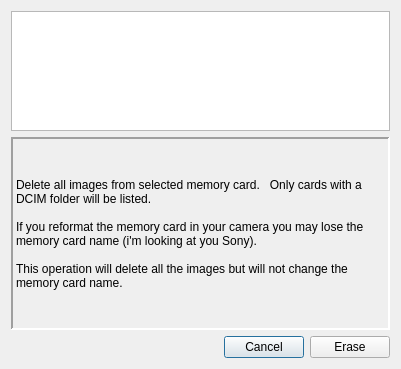
<?xml version="1.0" encoding="UTF-8"?>
<ui version="4.0">
 <class>EraseMemCardDlg</class>
 <widget class="QDialog" name="EraseMemCardDlg">
  <property name="geometry">
   <rect>
    <x>0</x>
    <y>0</y>
    <width>401</width>
    <height>369</height>
   </rect>
  </property>
  <property name="sizePolicy">
   <sizepolicy hsizetype="Ignored" vsizetype="Preferred">
    <horstretch>0</horstretch>
    <verstretch>0</verstretch>
   </sizepolicy>
  </property>
  <property name="minimumSize">
   <size>
    <width>0</width>
    <height>0</height>
   </size>
  </property>
  <property name="windowTitle">
   <string>Attached Valid Memory Cards</string>
  </property>
  <layout class="QVBoxLayout" name="verticalLayout">
   <item>
    <layout class="QHBoxLayout" name="horizontalLayout_2">
     <item>
      <widget class="QListWidget" name="usbList">
       <property name="sizePolicy">
        <sizepolicy hsizetype="MinimumExpanding" vsizetype="Fixed">
         <horstretch>0</horstretch>
         <verstretch>0</verstretch>
        </sizepolicy>
       </property>
       <property name="minimumSize">
        <size>
         <width>200</width>
         <height>0</height>
        </size>
       </property>
       <property name="maximumSize">
        <size>
         <width>16777215</width>
         <height>120</height>
        </size>
       </property>
       <property name="iconSize">
        <size>
         <width>30</width>
         <height>30</height>
        </size>
       </property>
       <property name="resizeMode">
        <enum>QListView::Adjust</enum>
       </property>
      </widget>
     </item>
    </layout>
   </item>
   <item>
    <layout class="QHBoxLayout" name="horizontalLayout">
     <property name="sizeConstraint">
      <enum>QLayout::SetDefaultConstraint</enum>
     </property>
     <item>
      <widget class="QLabel" name="label">
       <property name="sizePolicy">
        <sizepolicy hsizetype="MinimumExpanding" vsizetype="MinimumExpanding">
         <horstretch>0</horstretch>
         <verstretch>0</verstretch>
        </sizepolicy>
       </property>
       <property name="minimumSize">
        <size>
         <width>200</width>
         <height>0</height>
        </size>
       </property>
       <property name="styleSheet">
        <string notr="true"/>
       </property>
       <property name="frameShape">
        <enum>QFrame::Panel</enum>
       </property>
       <property name="frameShadow">
        <enum>QFrame::Sunken</enum>
       </property>
       <property name="lineWidth">
        <number>2</number>
       </property>
       <property name="text">
        <string>Delete all images from selected memory card.   Only cards with a DCIM folder will be listed.

If you reformat the memory card in your camera you may lose the memory card name (i'm looking at you Sony). 

This operation will delete all the images but will not change the memory card name.</string>
       </property>
       <property name="textFormat">
        <enum>Qt::PlainText</enum>
       </property>
       <property name="scaledContents">
        <bool>false</bool>
       </property>
       <property name="wordWrap">
        <bool>true</bool>
       </property>
      </widget>
     </item>
    </layout>
   </item>
   <item>
    <layout class="QHBoxLayout" name="horizontalLayout_4">
     <item>
      <spacer name="horizontalSpacer">
       <property name="orientation">
        <enum>Qt::Horizontal</enum>
       </property>
       <property name="sizeType">
        <enum>QSizePolicy::MinimumExpanding</enum>
       </property>
       <property name="sizeHint" stdset="0">
        <size>
         <width>20</width>
         <height>20</height>
        </size>
       </property>
      </spacer>
     </item>
     <item>
      <widget class="QPushButton" name="cancelBtn">
       <property name="text">
        <string>Cancel</string>
       </property>
      </widget>
     </item>
     <item>
      <widget class="QPushButton" name="eraseBtn">
       <property name="text">
        <string>Erase</string>
       </property>
      </widget>
     </item>
    </layout>
   </item>
  </layout>
 </widget>
 <resources/>
 <connections/>
</ui>
